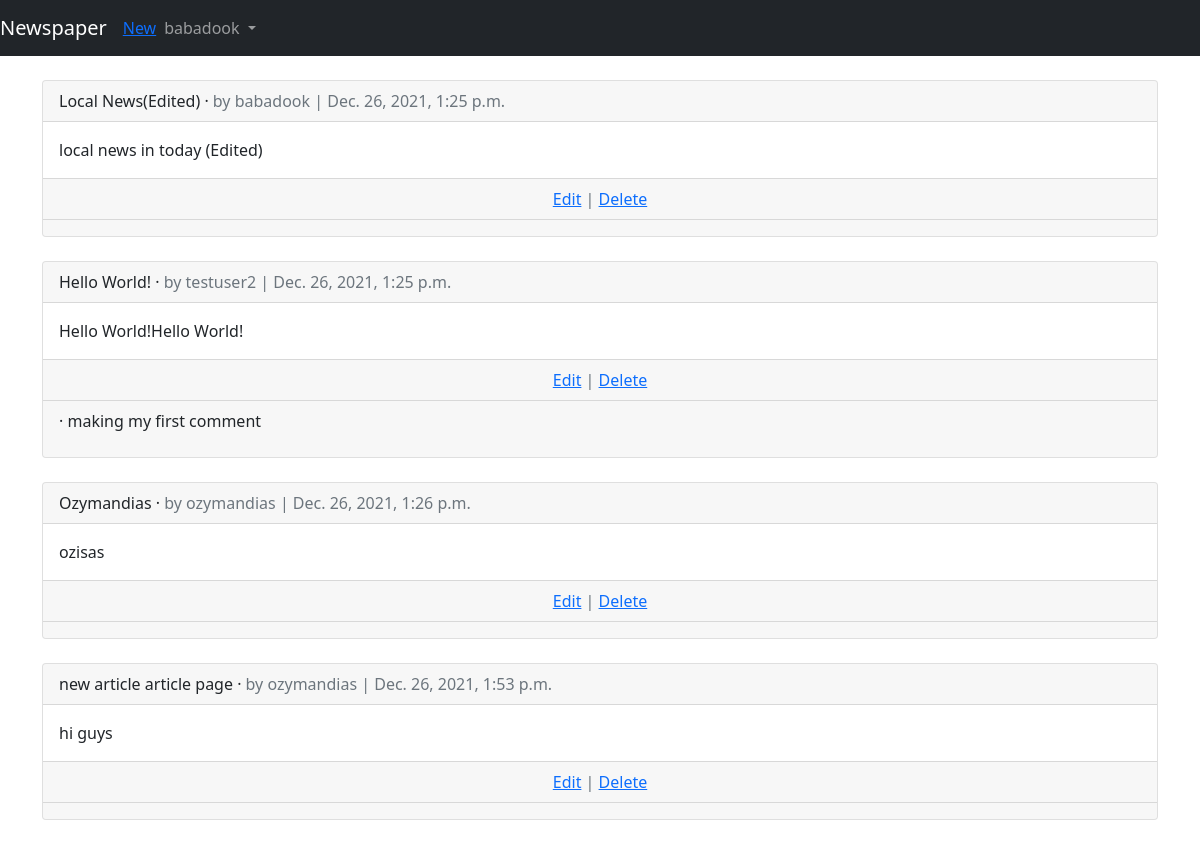
Screenshot of /articles/ (signed in) with the database file from the repository.
### users/models.py (models this page shows)
class CustomUser(AbstractUser):
    age = models.PositiveIntegerField(null=True, blank=True)

### articles/models.py (models this page shows, shortened)
class Article(models.Model):
    title = models.CharField(max_length=128)
    body = models.TextField()
    date = models.DateTimeField(auto_now_add=True)
    author = models.ForeignKey(
        get_user_model(),
        on_delete=models.CASCADE,
    )

class Comment(models.Model):
    article = models.ForeignKey(Article, on_delete=models.CASCADE, related_name='comments')
    comment = models.CharField(max_length=140)
    author = models.ForeignKey(get_user_model(), on_delete=models.CASCADE)
    def __str__(self) -> str:
        return self.comment

### articles/views.py (the view)
# urls.py: path('', ArticleListView.as_view(), name='article_list'),
class ArticleListView(LoginRequiredMixin, ListView):
    model = Article
    template_name = 'article_list.html'
    login_url = 'login'

### templates/article_list.html (shortened to what this page needs)
{% extends 'base.htm' %}
{% block content %}
    {% for article in object_list %}
        <div class="card">
            <div class="card-header">
                <span class="font-weight-bold">{{ article.title }}</span> &middot;
                <span class="text-muted">by {{ article.author }} |
                {{ article.date }}</span>
            </div>
            <div class="card-body">
            {{ article.body }}
            </div>
            <div class="card-footer text-center text-muted">
                <a href="{% url 'article_edit' article.pk %}">Edit</a> | <a href="{% url 'article_delete' article.pk %}">Delete</a>
            </div>
            <div class="card-footer">
                {% for comment in article.comments.all %}
                <p>
                    <span class="font-weight-bold">{{ comment.user }} &middot;</span>
                    {{ comment }}
                </p>
                {% endfor %}
            </div>
        </div>
        <br />
    {% endfor %}
{% endblock content %}

### templates/base.htm (shortened to what this page needs)
<!DOCTYPE html>
<html lang="en">
<head>
    <link href="https://cdn.jsdelivr.net/npm/bootstrap@5.1.3/dist/css/bootstrap.min.css" rel="stylesheet">
</head>
<body>
    <nav class="navbar navbar-expand-md navbar-dark bg-dark mb-4">
        <a class="navbar-brand" href="{% url 'home' %}">Newspaper</a>
        {% if user.is_authenticated%}
            <ul class="navbar-nav mr-auto">
                <li class="nav-item"><a href="{% url 'article_new' %}"> New</a></li>
            </ul>
        {% endif %}
        <div class="collapse navbar-collapse" id="navbarCollapse">
            {% if user.is_authenticated %}
                <ul class="navbar-nav ml-auto">
                    <li class="nav-item">
                        <a class="nav-link dropdown-toggle" href="#" id="userMenu" data-toggle="dropdown" aria-haspopup="true" aria-expanded="false">
                            {{ user.username }}
                        </a>
                    </li>
                </ul>
            {% else %}
                <form class="form-inline ml-auto">
                    <a href="{% url 'login' %}" class="btn btn-outline-secondary">
                    Log In</a>
                    <a href="{% url 'signup' %}" class="btn btn-primary ml- ">Sign up</a>
                </form>
            {% endif %}
        </div>
    </nav>
        <div class="container">
            {% block content %}
            {% endblock content %}
        </div>
</body>
</html>

### rows the page displays
CustomUser: username "babadook"
Article: title "Local News(Edited)", author "babadook", date "Dec. 26, 2021, 1:25 p.m.", body "local news in today (Edited)"
Article: title "Hello World!", author "testuser2", date "Dec. 26, 2021, 1:25 p.m.", body "Hello World!Hello World!"
Comment: comment "making my first comment"
Article: title "Ozymandias", author "ozymandias", date "Dec. 26, 2021, 1:26 p.m.", body "ozisas"
Article: title "new article article page", author "ozymandias", date "Dec. 26, 2021, 1:53 p.m.", body "hi guys"
